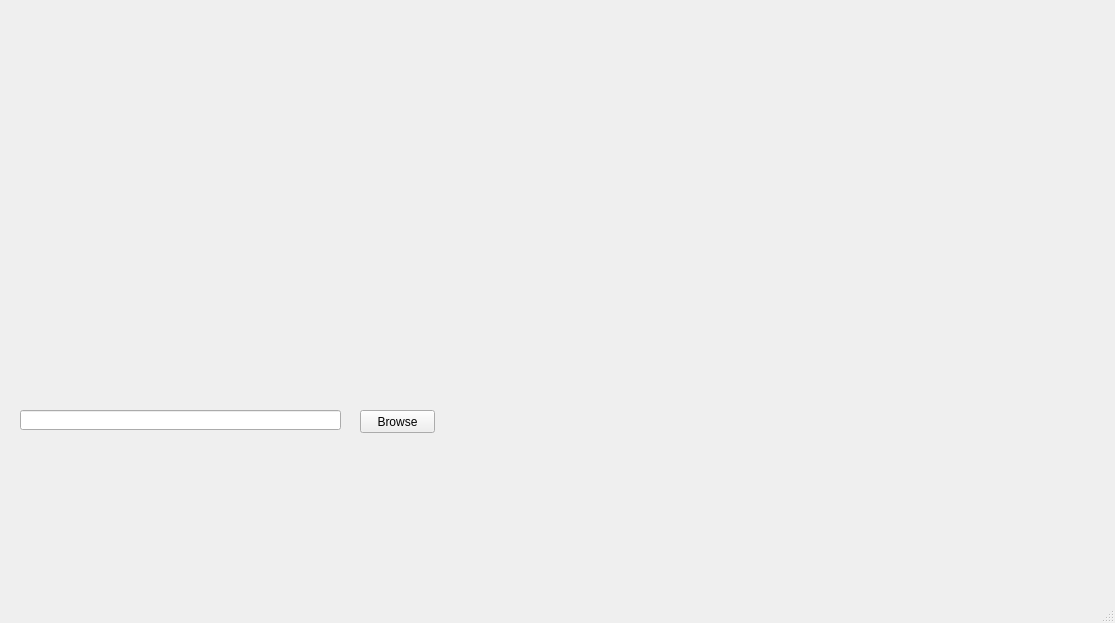
<?xml version="1.0" encoding="UTF-8"?>
<ui version="4.0">
 <class>MainWindow</class>
 <widget class="QMainWindow" name="MainWindow">
  <property name="geometry">
   <rect>
    <x>0</x>
    <y>0</y>
    <width>1115</width>
    <height>623</height>
   </rect>
  </property>
  <property name="windowTitle">
   <string>MainWindow</string>
  </property>
  <widget class="QWidget" name="centralwidget">
   <widget class="QWidget" name="horizontalLayoutWidget">
    <property name="geometry">
     <rect>
      <x>10</x>
      <y>10</y>
      <width>1101</width>
      <height>371</height>
     </rect>
    </property>
    <layout class="QHBoxLayout" name="horizontalLayout">
     <item>
      <widget class="SpecCanvas" name="specs" native="true"/>
     </item>
    </layout>
   </widget>
   <widget class="QLineEdit" name="file_url">
    <property name="geometry">
     <rect>
      <x>20</x>
      <y>410</y>
      <width>321</width>
      <height>20</height>
     </rect>
    </property>
    <property name="readOnly">
     <bool>true</bool>
    </property>
   </widget>
   <widget class="QPushButton" name="browse">
    <property name="geometry">
     <rect>
      <x>360</x>
      <y>410</y>
      <width>75</width>
      <height>23</height>
     </rect>
    </property>
    <property name="text">
     <string>Browse</string>
    </property>
   </widget>
  </widget>
  <widget class="QMenuBar" name="menubar">
   <property name="geometry">
    <rect>
     <x>0</x>
     <y>0</y>
     <width>1115</width>
     <height>21</height>
    </rect>
   </property>
  </widget>
  <widget class="QStatusBar" name="statusbar"/>
 </widget>
 <customwidgets>
  <customwidget>
   <class>SpecCanvas</class>
   <extends>QWidget</extends>
   <header>spec_canvas.h</header>
   <container>1</container>
  </customwidget>
 </customwidgets>
 <resources/>
 <connections/>
</ui>
